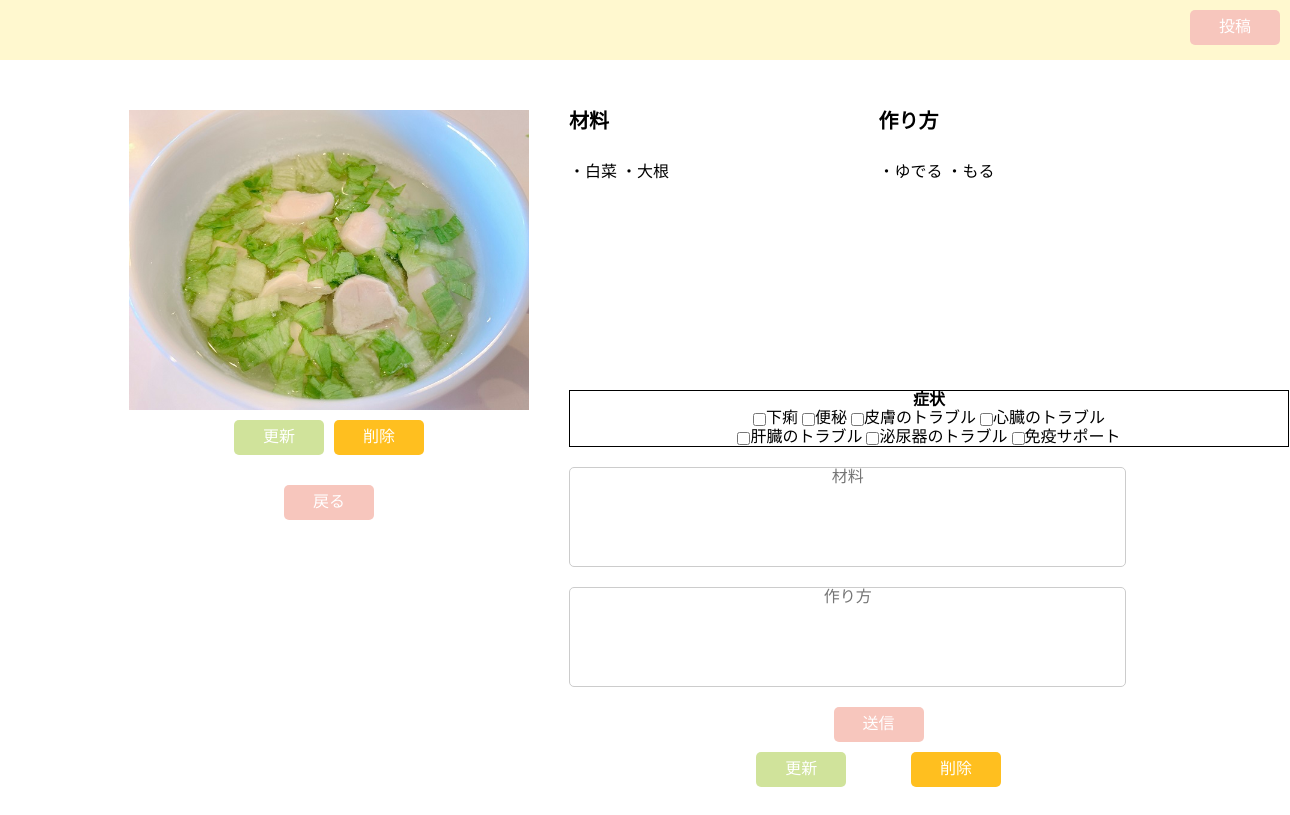
The app's page /imageDetail.php?id=28 with its own data.
### tables this page shows
CREATE TABLE `images` (
  `id` int(11) NOT NULL,
  `file_name` varchar(255) NOT NULL,
  `create_date` timestamp NOT NULL DEFAULT current_timestamp()
);

CREATE TABLE `comments` (
  `id` int(11) NOT NULL COMMENT 'ID',
  `image_id` int(11) NOT NULL COMMENT '画像ID',
  `comment` varchar(255) NOT NULL COMMENT 'コメント',
  `comment2` varchar(255) NOT NULL,
  `symptoms` text NOT NULL,
  `create_date` timestamp NOT NULL DEFAULT current_timestamp() COMMENT '作成日'
);

### getDatas.php (called while the page is built)
<?php
$uri = $_SERVER['REQUEST_URI'];
 if(strpos($uri,'imageDetail.php')!== false){
   $imageId = $_GET['id'];
   $sql = "SELECT * FROM images WHERE id = " . $imageId;
    $sth = $db->prepare($sql);
    $sth->execute();
    $data['image'] = $sth->fetch();
    $sql2 = "SELECT * FROM comments WHERE image_id = " . $imageId . " ORDER BY create_date DESC";
    $sth = $db->prepare($sql2);
    $sth->execute();
    $data['comments'] = $sth->fetchAll();
    $countComment = count($data['comments']);
    }else{
    $sql = "SELECT * FROM images ORDER BY create_date DESC";
      $sth = $db->prepare($sql);
      $sth->execute();
      $data = $sth->fetchAll();
    }
      return $data;

### html/imageDetail.php (the view, shortened to what this page needs)
<!DOCTYPE html>
<html lang="ja">
<head>
  <link rel="stylesheet" href="../css/style.css">
</head>
<body>
  <?php include('../dbConfig.php') ?>
  <?php include('../getDatas.php') ?>
  <?php include('./header.php') ?>
  <div class="detailImageBox">
    <div class="detailImage">
      <img src="../images/<?php echo $data['image']['file_name']; ?>" alt="投稿画像">
      <div class="detailImagButton">
        <button class="updateButton" onclick="location.href='./postImageForm.php?id=<?php echo $_GET['id'];?>';">更新</button>
        <button class="deleteButton" onclick="location.href='../deleteImage.php?id=<?php echo $_GET['id'];?>';">削除</button>
      </div>
      <button onclick="location.href='./index.php';">戻る</button>
    </div>
    <div class="comment">
     <div id="comment">
        <ul class="a">
          <p class="commentTitle">材料</p>
            <?php for($i=0; $i < $countComment; $i++) { ?>
              <li><?php echo $data['comments'][$i]['comment']; ?></li>
            <?php } ?>
        </ul>
        <ul class="b">
          <p class="commentTitle">作り方</p>
            <?php for($i=0; $i < $countComment; $i++) { ?>
              <li><?php echo $data['comments'][$i]['comment2']; ?></li>
            <?php } ?>
        </ul>
      </div>
      <div class="submitComment">
        <form action="../postComment.php?image_id=<?php echo $_GET['id']; ?>" method="post" enctype="multipart/form-data">
        <div class="checkbox">
          <p class="checkboxTitle">症状</p>
              <input type="checkbox" name="symptoms[]" value="下痢">下痢
              <input type="checkbox" name="symptoms[]" value="便秘">便秘
              <input type="checkbox" name="symptoms[]" value="皮膚のトラブル">皮膚のトラブル
              <input type="checkbox" name="symptoms[]" value="心臓のトラブル">心臓のトラブル
              </br><input type="checkbox" name="symptoms[]" value="肝臓のトラブル">肝臓のトラブル
              <input type="checkbox" name="symptoms[]" value="泌尿器のトラブル">泌尿器のトラブル
              <input type="checkbox" name="symptoms[]" value="免疫サポート">免疫サポート
          </div>
          <textarea name="comment" id="comment" cols="40" rows="10" placeholder="材料"></textarea>
          <textarea name="comment2" id="comment" cols="40" rows="10" placeholder="作り方"></textarea>
          <button type="submit" name="submit">送信</button>
        </form>
        <div class="detailImagButton">
            <button class="updateButton" onclick="location.href='../u_view.php?id=<?php echo $_GET['id'];?>';">更新</button>
            <button class="deleteButton" onclick="location.href='../deleteComment.php?id=<?php echo $_GET['id'];?>';">削除</button>
        </div>
      </div>
  </div>
</div>
</body>
</html>

### css/style.css (style rules this page uses)
html { line-height: 1.15; -webkit-text-size-adjust: 100%; -webkit-tap-highlight-color: transparent; }
body { margin: 0; }
p, table, blockquote, address, pre, iframe, form, figure, dl { margin: 0; }
ul, ol { margin: 0; padding: 0; list-style: none; }
svg, img, embed, object, iframe { vertical-align: bottom; }
button, input, optgroup, select, textarea { -webkit-appearance: none; appearance: none; vertical-align: middle; color: inherit; font: inherit; background: transparent; padding: 0; margin: 0; border-radius: 0; text-align: inherit; text-transform: inherit; }
[type="checkbox"] { -webkit-appearance: checkbox; appearance: checkbox; }
button, [type="button"], [type="reset"], [type="submit"] { cursor: pointer; }
textarea { overflow: auto; }
button { color: #fff; background-color: #f7c6bd; width: 90px; height: 35px; text-align: center; border-radius: 5px; }
.detailImageBox { width: 80%; margin: 50px auto 0 auto; text-align: center; display: flex; }
.detailImage { width: 100%; }
.detailImage img { width: 400px; height: 300px; object-fit: cover; }
.detailImagButton { width: 50%; margin: 10px auto 30px auto; display: flex; justify-content: space-around; }
.updateButton { background-color: #d0e39b; }
.deleteButton { background-color: #ffbf1f; }
.comment { width: 60%; margin-left: 40px; text-align: left; list-style: none; }
.comment ul { height: 280px; overflow-y: scroll; }
.commentTitle { font-size: 20px; font-weight: bold; margin-bottom: 30px; }
.comment li { margin-bottom: 20px; }
textarea { width: 90%; height: 100px; resize: none; border: 1px solid #ccc; margin: 20px 0; border-radius: 5px; }
.submitComment { width: 100%; margin: 0 auto; text-align: center; }
.checkbox { border: solid 0.1px; width: 720px; }
#comment { display: flex; }
.checkboxTitle { font-weight: bold; }
.a { width: 1000px; }
.b { width: 1000px; }

### records on screen
images: file_name (picture)
comments: comment "・白菜 ・大根", comment2 "・ゆでる ・もる"
